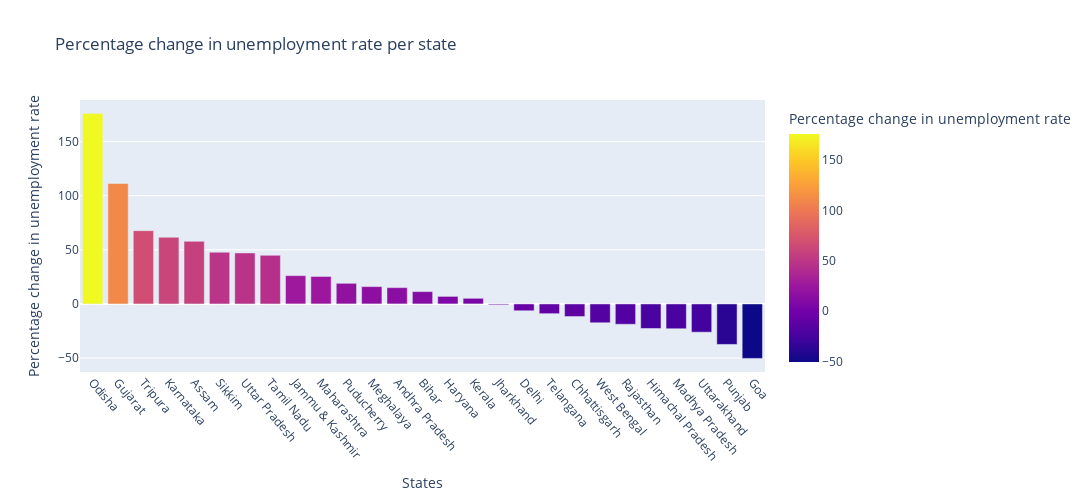

Notebook source saved alongside this figure:
### Code cell
# Percentage change in unemployment rate 

unm_df['Percentage change in unemployment rate'] = round (((unm_df['Estimated Unemployment Rate after lockdown'] - unm_df['Estimated Unemployment Rate before lockdown']) / (unm_df['Estimated Unemployment Rate before lockdown']) ) * 100 , 2) ;          

# Sorting the dataframe

unm_df_sorted = unm_df.sort_values( 'Percentage change in unemployment rate' , ascending = False )

unm_df_sorted.head(10)

# showcasing the required df in a baar chart

fig = px.bar(unm_df_sorted , x= 'States' , y = 'Percentage change in unemployment rate' , color = 'Percentage change in unemployment rate', 
             width = 1200 , height = 500 , title = 'Percentage change in unemployment rate per state')
fig.update_layout(xaxis_tickangle = 50)

fig.show()

### Figure 1 — Plotly figure (JSON) as saved in the notebook; plotly's stock layout.template omitted (floating-point values rounded to 4 significant figures)
{"data": [{"alignmentgroup": "True", "hovertemplate": "States=%{x}<br>Percentage change in unemployment rate=%{marker.color}<extra></extra>", "legendgroup": "", "marker": {"color": [175.9, 111.3, 67.69, 61.62, 57.86, 47.74, 47.1, 44.94, 26.15, 25.39, 19.05, 16.01, 15.06, 11.38, 6.97, 5.2, -0.8, -6.32, -9.01, -11.66, -17.41, -18.8, -22.71, -22.95, -26.13, -37.45, -50.34], "coloraxis": "coloraxis", "pattern": {"shape": ""}}, "name": "", "offsetgroup": "", "orientation": "v", "showlegend": false, "textposition": "auto", "type": "bar", "x": ["Odisha", "Gujarat", "Tripura", "Karnataka", "Assam", "Sikkim", "Uttar Pradesh", "Tamil Nadu", "Jammu & Kashmir", "Maharashtra", "Puducherry", "Meghalaya", "Andhra Pradesh", "Bihar", "Haryana", "Kerala", "Jharkhand", "Delhi", "Telangana", "Chhattisgarh", "West Bengal", "Rajasthan", "Himachal Pradesh", "Madhya Pradesh", "Uttarakhand", "Punjab", "Goa"], "xaxis": "x", "y": [175.9, 111.3, 67.69, 61.62, 57.86, 47.74, 47.1, 44.94, 26.15, 25.39, 19.05, 16.01, 15.06, 11.38, 6.97, 5.2, -0.8, -6.32, -9.01, -11.66, -17.41, -18.8, -22.71, -22.95, -26.13, -37.45, -50.34], "yaxis": "y"}], "layout": {"barmode": "relative", "coloraxis": {"colorbar": {"title": {"text": "Percentage change in unemployment rate"}}, "colorscale": [[0, "#0d0887"], [0.1111, "#46039f"], [0.2222, "#7201a8"], [0.3333, "#9c179e"], [0.4444, "#bd3786"], [0.5556, "#d8576b"], [0.6667, "#ed7953"], [0.7778, "#fb9f3a"], [0.8889, "#fdca26"], [1, "#f0f921"]]}, "height": 500, "legend": {"tracegroupgap": 0}, "title": {"text": "Percentage change in unemployment rate per state"}, "width": 1200, "xaxis": {"anchor": "y", "autorange": true, "domain": [0, 1], "range": [-0.5, 26.5], "tickangle": 50, "title": {"text": "States"}, "type": "category"}, "yaxis": {"anchor": "x", "autorange": true, "domain": [0, 1], "range": [-62.91, 188.4], "title": {"text": "Percentage change in unemployment rate"}, "type": "linear"}}}
